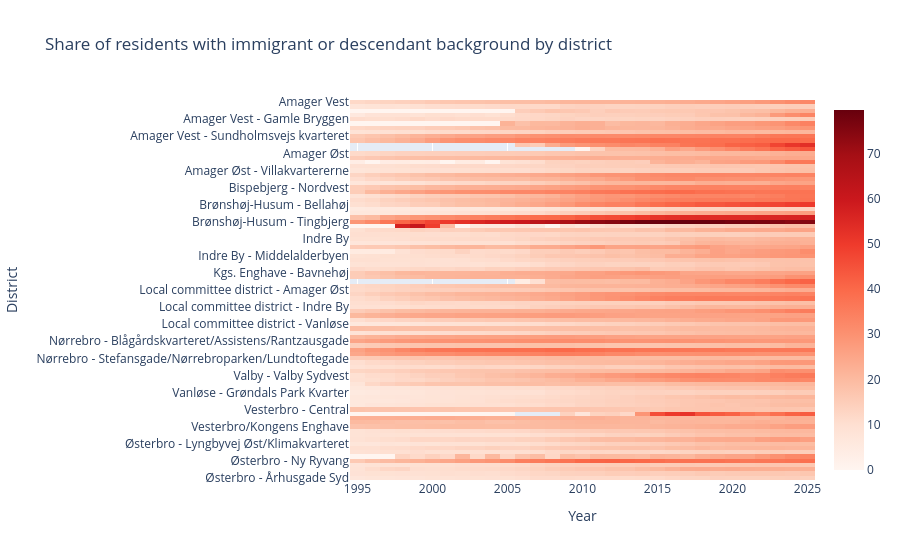

Notebook code cell kept with this figure:
### Code cell
pivot_df = heatmap_df.pivot(
    index="district",
    columns="year",
    values="share"
)

fig = px.imshow(
    pivot_df,
    aspect="auto",
    color_continuous_scale="Reds",
    title="Share of residents with immigrant or descendant background by district"
)

fig.update_layout(
    xaxis_title="Year",
    yaxis_title="District"
)

fig.show()

### Figure 1 — Plotly figure (JSON) as saved in the notebook; plotly's stock layout.template omitted (floating-point values rounded to 4 significant figures; data arrays with more than 128 entries replaced by an {"elided": "..."} marker saying what was removed)
{"data": [{"coloraxis": "coloraxis", "hovertemplate": "year: %{x}<br>district: %{y}<br>color: %{z}<extra></extra>", "name": "0", "type": "heatmap", "x": [1995, 1996, 1997, 1998, 1999, 2000, 2001, 2002, 2003, 2004, 2005, 2006, 2007, 2008, 2009, 2010, 2011, 2012, 2013, 2014, 2015, 2016, 2017, 2018, 2019, 2020, 2021, 2022, 2023, 2024, 2025], "xaxis": "x", "y": ["Amager Vest", "Amager Vest - Amagerbro Vest", "Amager Vest - Bryggen Syd", "Amager Vest - Faste Batteri", "Amager Vest - Gamle Bryggen", "Amager Vest - Grønjordssøen (Ørestad Nord and Vejlandskvarter)", "Amager Vest - Kolonihavekvarteret", "Amager Vest - Sundbyvester", "Amager Vest - Sundholmsvejs kvarteret", "Amager Vest - Urbanplanen", "Amager Vest - Ørestad City", "Amager Vest - Ørestad Syd", "Amager Øst", "Amager Øst - Amagerbro Øst", "Amager Øst - Nordøstamager", "Amager Øst - Sundbyøster", "Amager Øst - Villakvartererne", "Bispebjerg", "Bispebjerg - Bispebjerg", "Bispebjerg - Emdrup", "Bispebjerg - Nordvest", "Bispebjerg - Utterslev", "Bispebjerg- Ryparken-Lundehus", "Brønshøj-Husum", "Brønshøj-Husum - Bellahøj", "Brønshøj-Husum - Brønshøj", "Brønshøj-Husum - Husum", "Brønshøj-Husum - Husum Nord", "Brønshøj-Husum - Tingbjerg", "Christianshavn - Holmen og Refshaleøen", "Christianshavn - Neden Vandet", "Christianshavn - Oven Vandet", "Indre By", "Indre By - Frederiksstaden", "Indre By - Gammelholm og Nyhavn", "Indre By - Metropolzonen", "Indre By - Middelalderbyen", "Indre By - Nansensgade-kvarteret", "Indre By - Øster Farimagsgade-kvarteret", "Indre By - Østerport", "Kgs. Enghave - Bavnehøj", "Kgs. Enghave - Gl. Sydhavn", "Kgs. Enghave - Holmene", "Local committee district - Amager Vest", "Local committee district - Amager Øst", "Local committee district - Bispebjerg", "Local committee district - Brønshøj-Husum", "Local committee district - Christianshavn", "Local committee district - Indre By", "Local committee district - Kgs. Enghave", "Local committee district - Nørrebro", "Local committee district - Valby", "Local committee district - Vanløse", "Local committee district - Vesterbro", "Local committee district - Østerbro", "Nørrebro", "Nørrebro - Blågårdskvarteret/Assistens/Rantzausgade", "Nørrebro - Guldbergskvarteret/Panum/Ravnsborggade", "Nørrebro - Haraldsgade-kvarteret", "Nørrebro - Mimersgade-kvarteret/ Nørrebro St.", "Nørrebro - Stefansgade/Nørrebroparken/Lundtoftegade", "Valby", "Valby - Gl. Valby", "Valby - Syd", "Valby - Valby Sydvest", "Valby - Vigerslev", "Valby - Ålholm", "Vanløse", "Vanløse - Grøndals Park Kvarter", "Vanløse - Jernbane Allé Kvarter", "Vanløse - Jyllingevej Kvarter", "Vanløse - Sallingvej Kvarter", "Vesterbro - Central", "Vesterbro - Syd", "Vesterbro - Vest", "Vesterbro - Øst", "Vesterbro/Kongens Enghave", "Østerbro", "Østerbro - Fælled", "Østerbro - Lyngbyvej Vest", "Østerbro - Lyngbyvej Øst/Klimakvarteret", "Østerbro - Nord", "Østerbro - Nord/Komponistkvarteret", "Østerbro - Nordhavn", "Østerbro - Ny Ryvang", "Østerbro - Rosenvænget", "Østerbro - Svanemøllen Syd/Øst", "Østerbro - Århusgade Nord", "Østerbro - Århusgade Syd"], "yaxis": "y", "z": {"elided": "89x31 float values"}}], "layout": {"coloraxis": {"colorscale": [[0, "rgb(255,245,240)"], [0.125, "rgb(254,224,210)"], [0.25, "rgb(252,187,161)"], [0.375, "rgb(252,146,114)"], [0.5, "rgb(251,106,74)"], [0.625, "rgb(239,59,44)"], [0.75, "rgb(203,24,29)"], [0.875, "rgb(165,15,21)"], [1, "rgb(103,0,13)"]]}, "title": {"text": "Share of residents with immigrant or descendant background by district"}, "xaxis": {"anchor": "y", "domain": [0, 1], "title": {"text": "Year"}}, "yaxis": {"anchor": "x", "autorange": "reversed", "domain": [0, 1], "title": {"text": "District"}}}}
